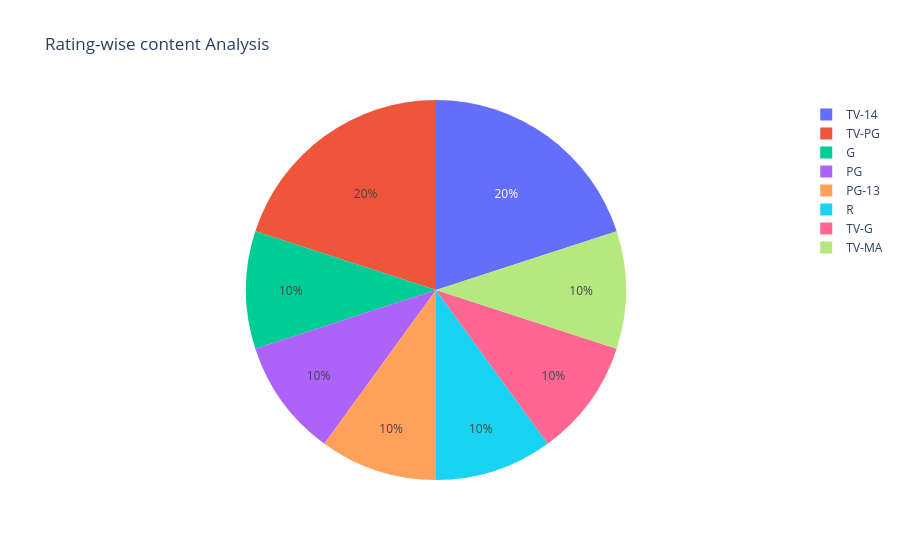

Write notebook code for a chart like this one.
### Markdown cell above
### Rating-wise Content Analysis

This analysis shows the distribution of Netflix titles across different content ratings. It helps identify the most common ratings in the Netflix dataset.

### Code cell
rating_count = df['rating'].value_counts().sort_index().reset_index()
rating_count.columns = ['Rating','Count']

fig = px.pie(
    rating_count,
    names= 'Rating',
    values='Count',
    title= 'Rating-wise content Analysis',


)
#fig.update_traces(
  #  textinfo='label+value+percent'
#)
fig.show()

### Figure 1 — Plotly figure (JSON) as saved in the notebook; plotly's stock layout.template omitted (floating-point values rounded to 4 significant figures)
{"data": [{"domain": {"x": [0, 1], "y": [0, 1]}, "hovertemplate": "Rating=%{label}<br>Count=%{value}<extra></extra>", "labels": ["G", "PG", "PG-13", "R", "TV-14", "TV-G", "TV-MA", "TV-PG"], "legendgroup": "", "name": "", "showlegend": true, "type": "pie", "values": [1, 1, 1, 1, 2, 1, 1, 2]}], "layout": {"legend": {"tracegroupgap": 0}, "title": {"text": "Rating-wise content Analysis"}}}
